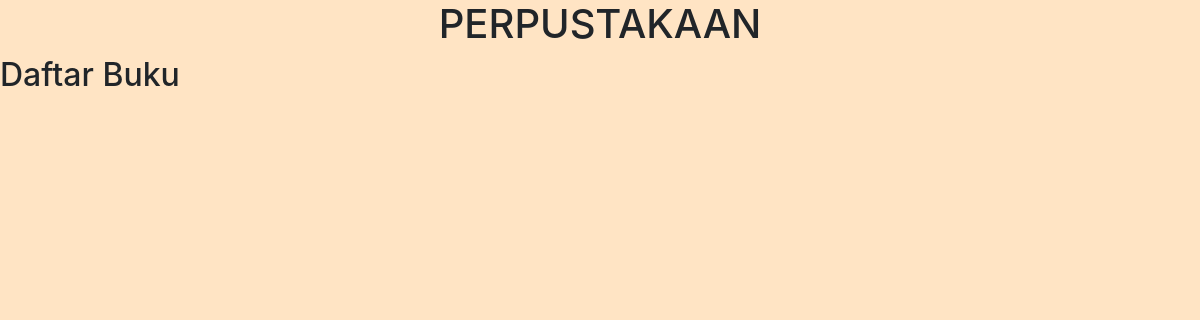
The page /buku/ on the database as committed earlier.
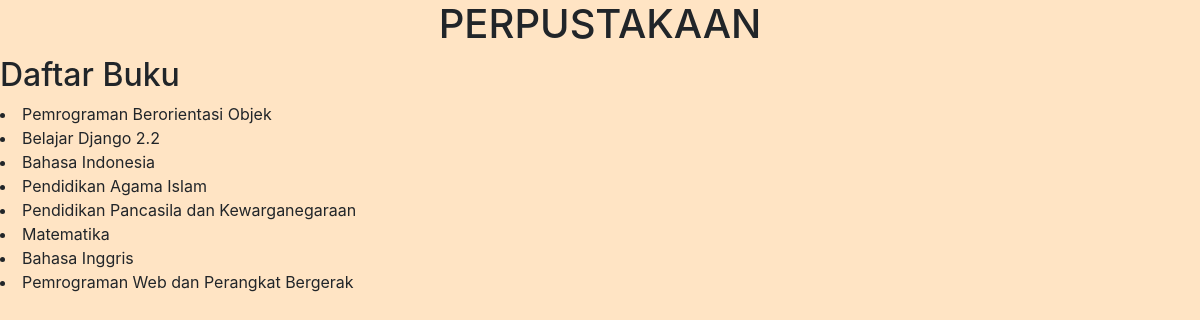
The same page on the database as committed later.
### perpustakaan/models.py (models this page shows, shortened)
class Buku(models.Model):
  judul = models.CharField(max_length=50)
  penulis = models.CharField(max_length=40)
  penerbit = models.CharField(max_length=40)
  jumlah = models.IntegerField(null=True)
  kelompok_id = models.ForeignKey(Kelompok, on_delete=models.CASCADE, null=True)

### perpustakaan/views.py (the view)
# urls.py: path('buku/', buku),
def buku(request):
    books = Buku.objects.all()
    konteks = {
        'books': books,
    }
    return render(request, 'buku.html', konteks)

### perpustakaan/templates/buku.html (shortened to what this page needs)
{% extends 'base.html' %}
{% block content %}
  <h2>Daftar Buku</h2>
  {% for buku in books %}
    <li>{{ buku.judul }}</li>
  {% endfor %}
{% endblock %}

### templates/base.html (shortened to what this page needs)
{% load static %}
<!DOCTYPE html>
<html lang="en">
<head>
  <link rel="stylesheet" href="{% static 'css/bootstrap.min.css' %}">
  <link rel="stylesheet" href="{% static 'css/style.css' %}">
</head>
<body>
  {% include 'judul.html' %}
  {% block content %}
  {% endblock %}
</body>
</html>

### templates/judul.html
<center>
  <h1>PERPUSTAKAAN</h1>
</center>

### static/css/style.css (style rules this page uses)
body { background-color: bisque; }

Rows that differ between the two databases and show on the page:
added Buku: judul "Pemrograman Berorientasi Objek"
added Buku: judul "Belajar Django 2.2"
added Buku: judul "Bahasa Indonesia"
added Buku: judul "Pendidikan Agama Islam"
added Buku: judul "Pendidikan Pancasila dan Kewarganegaraan"
added Buku: judul "Matematika"
added Buku: judul "Bahasa Inggris"
added Buku: judul "Pemrograman Web dan Perangkat Bergerak"
